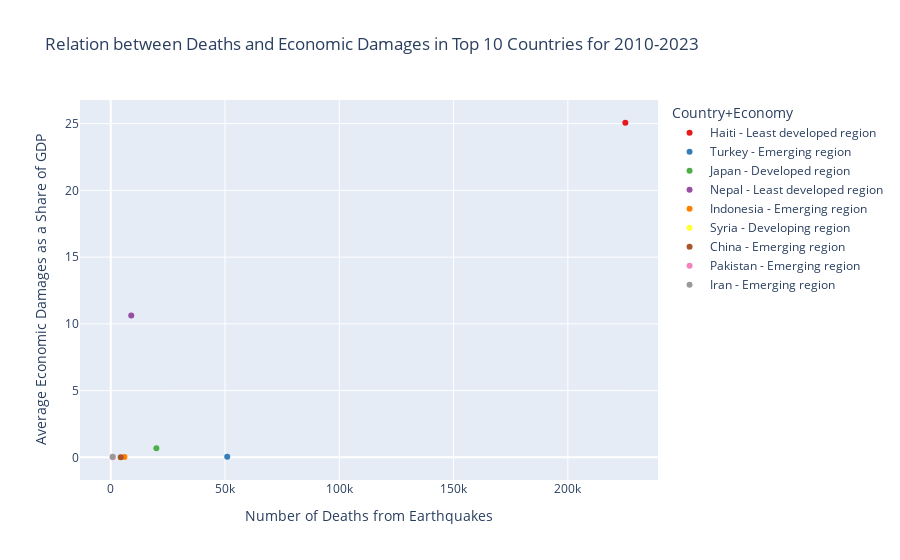

Notebook source saved alongside this figure:
### Code cell
# Group by 'Country' and calculate the sum of 'Number of deaths from earthquakes'
# and the mean of 'Total economic damages from earthquakes as a share of GDP'
grouped_data = earthquake_data2.groupby('Country').agg({
    'Number of deaths from earthquakes': 'sum',
    'Total economic damages from earthquakes as a share of GDP': 'mean',
    'Country+Economy': 'first',  # Choose the first economy value (assuming it's constant for a country)
}).reset_index()

# Select the top 10 countries based on the highest number of deaths
top_10_countries = grouped_data.nlargest(10, 'Number of deaths from earthquakes')

# Filter out countries with economic damages as 0
top_10_countries_filtered = top_10_countries[top_10_countries['Total economic damages from earthquakes as a share of GDP'] != 0]

# Create a color mapping for countries
country_color_mapping = dict(zip(top_10_countries_filtered['Country+Economy'], px.colors.qualitative.Set1[:len(top_10_countries_filtered)]))

# Create a color mapping for economic status
economic_status_color_mapping = dict(zip(top_10_countries_filtered['Country+Economy'], px.colors.qualitative.Set1[:len(top_10_countries_filtered)]))

# Create a scatter plot for the top 10 countries with consistent colors
fig_relation = px.scatter(
    top_10_countries_filtered,
    x='Number of deaths from earthquakes',
    y='Total economic damages from earthquakes as a share of GDP',
    color='Country+Economy',  # Use color to differentiate economies
    color_discrete_map=economic_status_color_mapping,  # Use consistent colors for economic status
    title='Relation between Deaths and Economic Damages in Top 10 Countries for 2010-2023',
)


# Set the width of the figure
fig_relation.update_layout(
    xaxis_title='Number of Deaths from Earthquakes',
    yaxis_title='Average Economic Damages as a Share of GDP'
)

fig_relation.show()

### Figure 1 — Plotly figure (JSON) as saved in the notebook; plotly's stock layout.template omitted (floating-point values rounded to 4 significant figures)
{"data": [{"hovertemplate": "Country+Economy=Haiti - Least developed region<br>Number of deaths from earthquakes=%{x}<br>Total economic damages from earthquakes as a share of GDP=%{y}<extra></extra>", "legendgroup": "Haiti - Least developed region", "marker": {"color": "rgb(228,26,28)", "symbol": "circle"}, "mode": "markers", "name": "Haiti - Least developed region", "orientation": "v", "showlegend": true, "type": "scatter", "x": [225164], "xaxis": "x", "y": [25.06], "yaxis": "y"}, {"hovertemplate": "Country+Economy=Turkey - Emerging region<br>Number of deaths from earthquakes=%{x}<br>Total economic damages from earthquakes as a share of GDP=%{y}<extra></extra>", "legendgroup": "Turkey - Emerging region", "marker": {"color": "rgb(55,126,184)", "symbol": "circle"}, "mode": "markers", "name": "Turkey - Emerging region", "orientation": "v", "showlegend": true, "type": "scatter", "x": [50970], "xaxis": "x", "y": [0.05293], "yaxis": "y"}, {"hovertemplate": "Country+Economy=Japan - Developed region<br>Number of deaths from earthquakes=%{x}<br>Total economic damages from earthquakes as a share of GDP=%{y}<extra></extra>", "legendgroup": "Japan - Developed region", "marker": {"color": "rgb(77,175,74)", "symbol": "circle"}, "mode": "markers", "name": "Japan - Developed region", "orientation": "v", "showlegend": true, "type": "scatter", "x": [19957], "xaxis": "x", "y": [0.6838], "yaxis": "y"}, {"hovertemplate": "Country+Economy=Nepal - Least developed region<br>Number of deaths from earthquakes=%{x}<br>Total economic damages from earthquakes as a share of GDP=%{y}<extra></extra>", "legendgroup": "Nepal - Least developed region", "marker": {"color": "rgb(152,78,163)", "symbol": "circle"}, "mode": "markers", "name": "Nepal - Least developed region", "orientation": "v", "showlegend": true, "type": "scatter", "x": [8982], "xaxis": "x", "y": [10.62], "yaxis": "y"}, {"hovertemplate": "Country+Economy=Indonesia - Emerging region<br>Number of deaths from earthquakes=%{x}<br>Total economic damages from earthquakes as a share of GDP=%{y}<extra></extra>", "legendgroup": "Indonesia - Emerging region", "marker": {"color": "rgb(255,127,0)", "symbol": "circle"}, "mode": "markers", "name": "Indonesia - Emerging region", "orientation": "v", "showlegend": true, "type": "scatter", "x": [5989], "xaxis": "x", "y": [0.02331], "yaxis": "y"}, {"hovertemplate": "Country+Economy=Syria - Developing region<br>Number of deaths from earthquakes=%{x}<br>Total economic damages from earthquakes as a share of GDP=%{y}<extra></extra>", "legendgroup": "Syria - Developing region", "marker": {"color": "rgb(255,255,51)", "symbol": "circle"}, "mode": "markers", "name": "Syria - Developing region", "orientation": "v", "showlegend": true, "type": "scatter", "x": [4500], "xaxis": "x", "y": [null], "yaxis": "y"}, {"hovertemplate": "Country+Economy=China - Emerging region<br>Number of deaths from earthquakes=%{x}<br>Total economic damages from earthquakes as a share of GDP=%{y}<extra></extra>", "legendgroup": "China - Emerging region", "marker": {"color": "rgb(166,86,40)", "symbol": "circle"}, "mode": "markers", "name": "China - Emerging region", "orientation": "v", "showlegend": true, "type": "scatter", "x": [4353], "xaxis": "x", "y": [0.01589], "yaxis": "y"}, {"hovertemplate": "Country+Economy=Pakistan - Emerging region<br>Number of deaths from earthquakes=%{x}<br>Total economic damages from earthquakes as a share of GDP=%{y}<extra></extra>", "legendgroup": "Pakistan - Emerging region", "marker": {"color": "rgb(247,129,191)", "symbol": "circle"}, "mode": "markers", "name": "Pakistan - Emerging region", "orientation": "v", "showlegend": true, "type": "scatter", "x": [867], "xaxis": "x", "y": [0.008091], "yaxis": "y"}, {"hovertemplate": "Country+Economy=Iran - Emerging region<br>Number of deaths from earthquakes=%{x}<br>Total economic damages from earthquakes as a share of GDP=%{y}<extra></extra>", "legendgroup": "Iran - Emerging region", "marker": {"color": "rgb(153,153,153)", "symbol": "circle"}, "mode": "markers", "name": "Iran - Emerging region", "orientation": "v", "showlegend": true, "type": "scatter", "x": [838], "xaxis": "x", "y": [0.04978], "yaxis": "y"}], "layout": {"legend": {"title": {"text": "Country+Economy"}, "tracegroupgap": 0}, "title": {"text": "Relation between Deaths and Economic Damages in Top 10 Countries for 2010-2023"}, "xaxis": {"anchor": "y", "domain": [0, 1], "title": {"text": "Number of Deaths from Earthquakes"}}, "yaxis": {"anchor": "x", "domain": [0, 1], "title": {"text": "Average Economic Damages as a Share of GDP"}}}}
